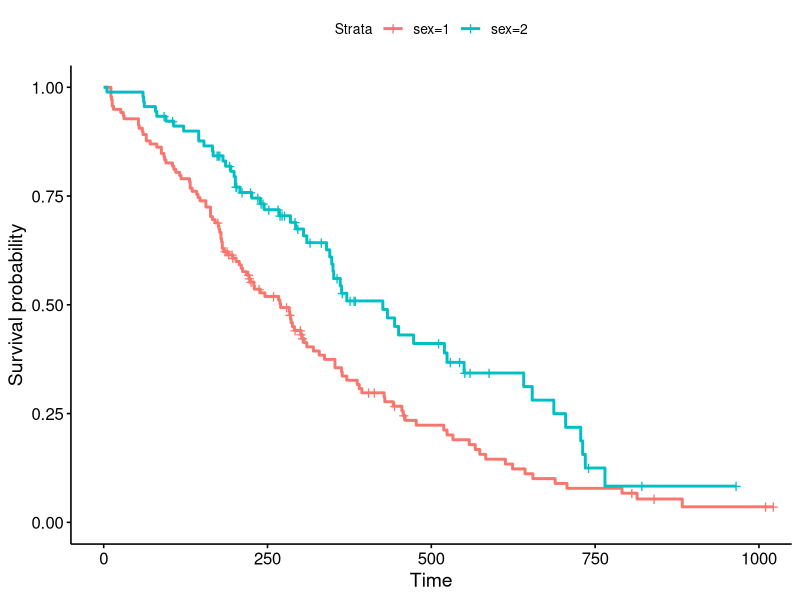
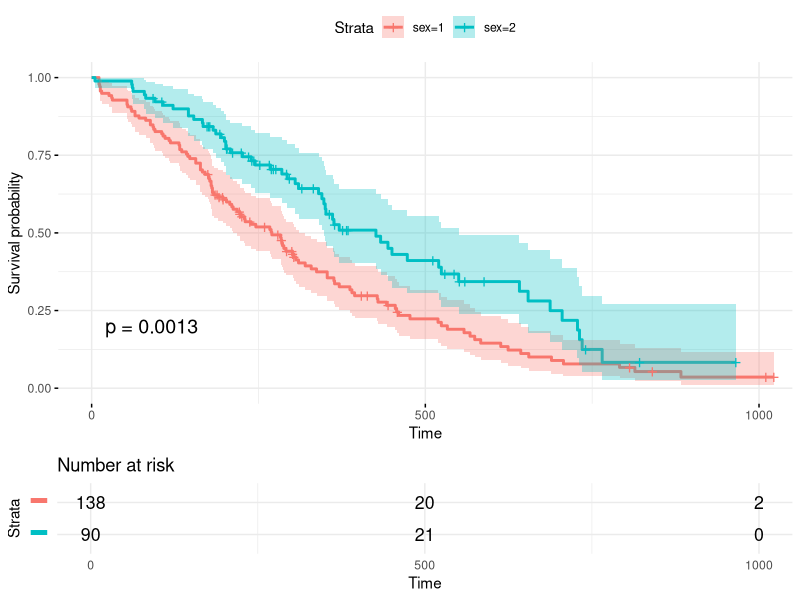
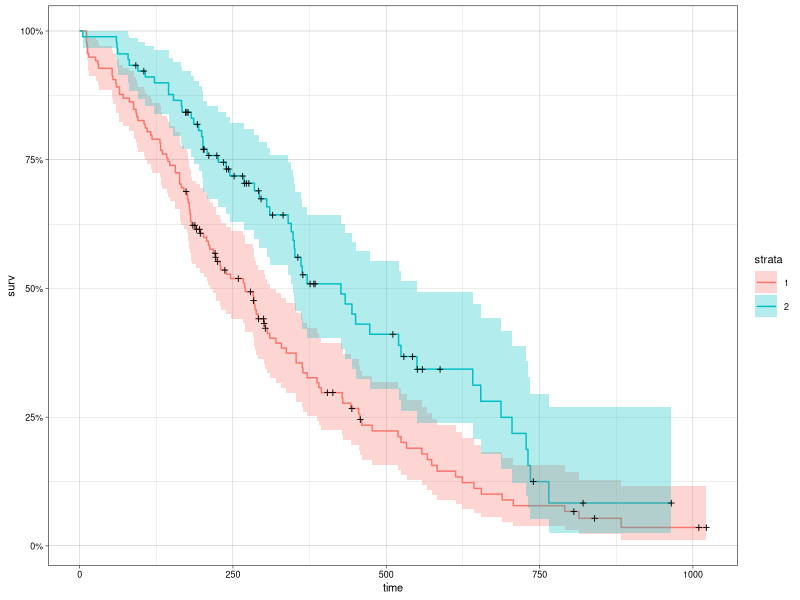
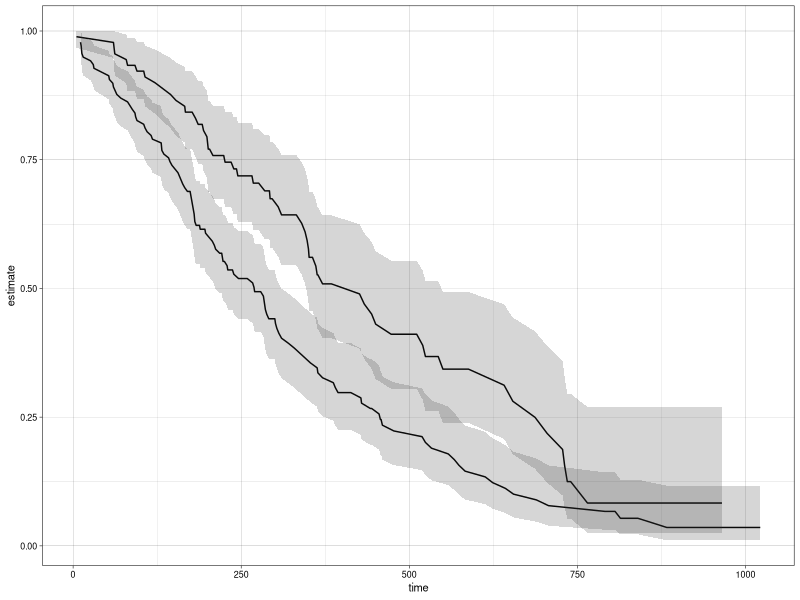
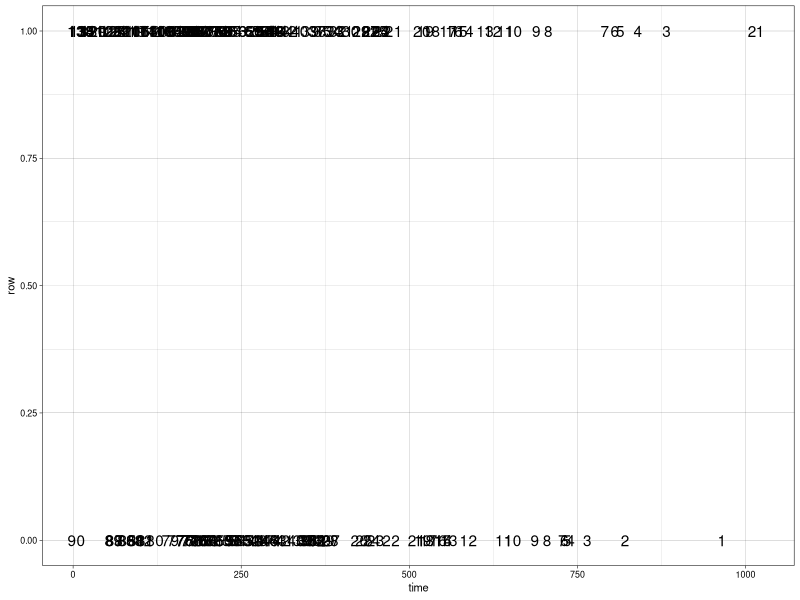
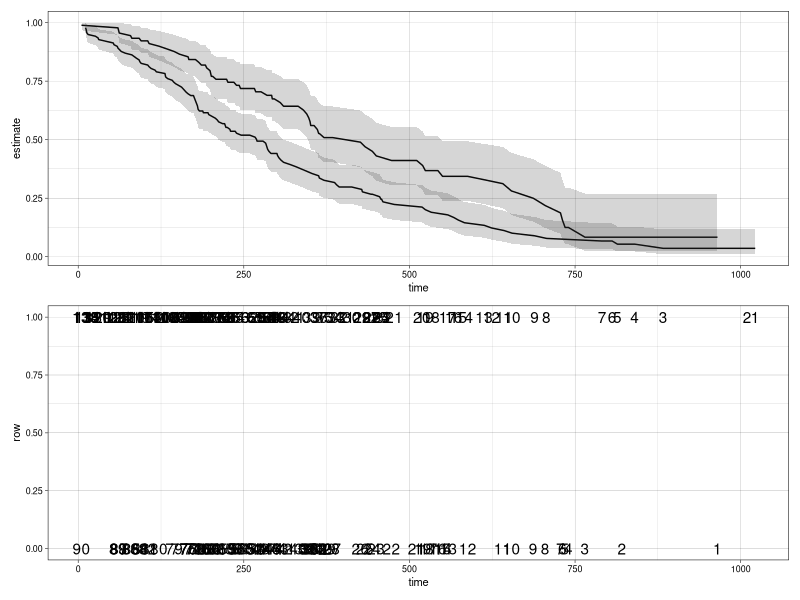
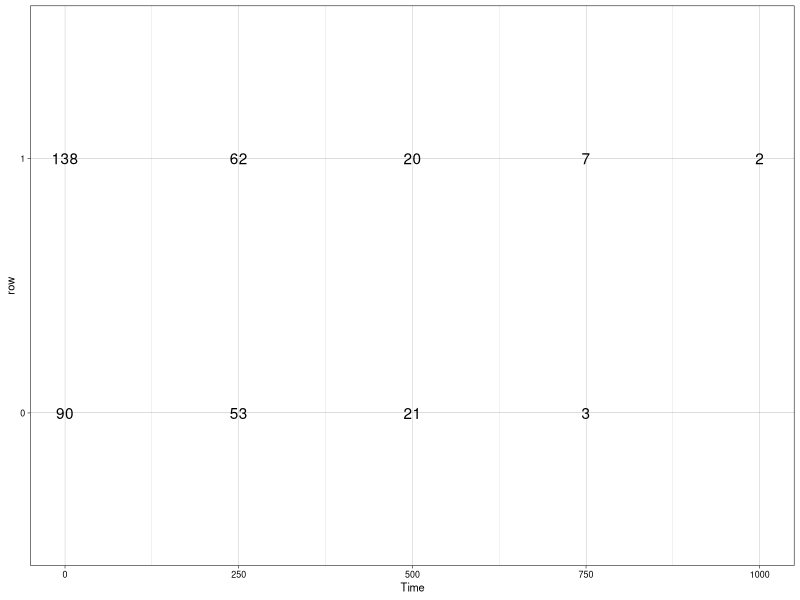
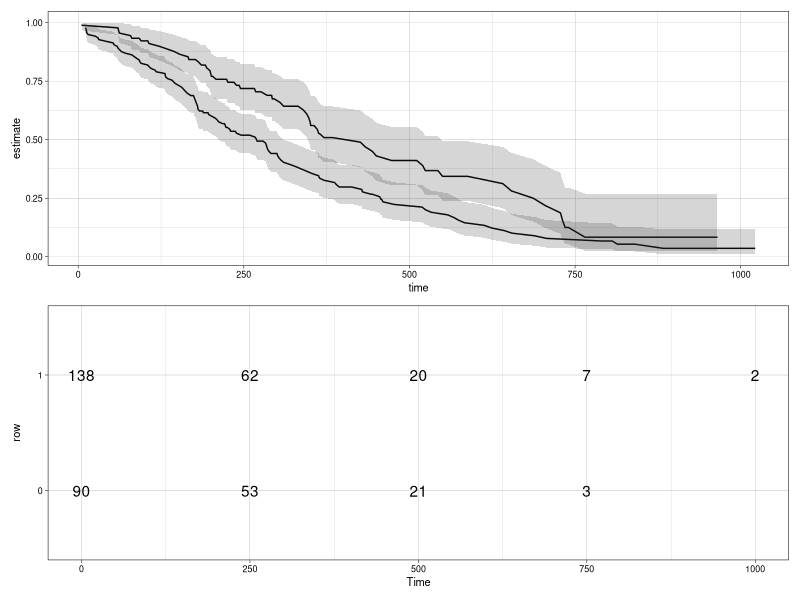

Reproduce these figures in R, in order.
## ---- chunk 1
knitr::opts_chunk$set(echo = TRUE, warning=FALSE, message=FALSE)

library(rmarkdown)
library(ggplot2)
library(dplyr)
library(tidyr)
library(readr)
library(here)
library(patchwork)
library(survminer)
library(ggfortify)
library(survival)
library(broom)

#theme_set(theme_minimal(base_size = 8))
theme_set(theme_linedraw(base_size = 8))

## ---- chunk 2
fit <- survfit(Surv(time, status) ~ sex, data = lung)
fit
## ---- chunk 3
ggsurvplot(fit, data = lung)
## ---- chunk 4
ggsurvplot(
   fit,                     # survfit object with calculated statistics.
   data = lung,  # data used to fit survival curves. 
   risk.table = TRUE,         # show risk table.
   pval = TRUE,               # show p-value of log-rank test.
   conf.int = TRUE,           # show confidence intervals for 
                              # point estimaes of survival curves.
   xlim = c(0,1000),          # present narrower X axis, but not affect
                              # survival estimates.
   break.time.by = 500,       # break X axis in time intervals by 500.
   ggtheme = theme_minimal(), # customize plot and risk table with a theme.
   risk.table.y.text.col = T, # colour risk table text annotations.
   risk.table.y.text = FALSE # show bars instead of names in text annotations
                             # in legend of risk table
)
## ---- chunk 5
autoplot(fit)
## ---- chunk 6
td <- tidy(fit)
td %>% glimpse()
## ---- chunk 7
surv_plot <- td %>% 
  ggplot(aes(time, estimate, group = strata)) + 
  geom_line() +
  geom_ribbon(aes(ymin = conf.low, ymax = conf.high), alpha = .2)

surv_plot
## ---- chunk 8
surv_tab <-
  td %>% 
  mutate(
    row = if_else(strata == "sex=1", 1, 0)  
  ) %>%
  ggplot(aes(x = time, y = row , label = n.risk)) + 
  geom_text() 

surv_tab
## ---- chunk 9
surv_plot / surv_tab
## ---- chunk 10

td

# this is the sequence
breaks <- c(0, 200, 400, 600, 800, 1000, 1200)

# filtering on the sequence
td %>%
  group_by(strata) %>%
  arrange(time) %>%
  filter(time < breaks) %>%
  slice(n()) %>%
  ungroup()
## ---- chunk 11
sumfit <- summary(fit, times=c(0, 250, 500, 750, 1000, 1250)) 

n_risk <- data_frame('Arm' = sumfit$strata,
                     'Time' =  sumfit$time,
                     'Nrisk' =   sumfit$n.risk)

labels <- data_frame ('Arm' = "Time",
                      'Time' =  sumfit$time,
                      'Nrisk' =   sumfit$time)


n_risk
## ---- chunk 12
fit
summary(fit, times=c(0, 250, 500, 750, 1000, 1250))
## ---- chunk 13
surv_tab <-
  n_risk %>% 
  mutate(
    row = factor(if_else(Arm == "sex=1", 1, 0))  
  ) %>%
  ggplot(aes(x = Time, y = row , label = Nrisk)) + 
  geom_text() 
  

surv_tab
## ---- chunk 14
surv_plot / surv_tab
## ---- chunk 15
td %>% 
  ggplot(aes(time, estimate, group = strata, colour = strata)) + 
  geom_line() 

## ---- chunk 16
td %>% 
  ggplot(aes(time, estimate, group = strata)) + 
  geom_line() +
  geom_linerange(aes(ymin = conf.low, ymax = conf.high), alpha = 0.2) 

## ---- chunk 17
td %>% 
  ggplot(aes(time, estimate, group = strata)) + 
  geom_line() +
  geom_linerange(aes(ymin = conf.low, ymax = conf.high), alpha = 0.2) +
  facet_wrap( ~ strata)

## ---- chunk 18
td %>% 
  ggplot(aes(time, estimate, group = strata)) + 
  geom_line() +
  geom_point(data = td %>% filter(n.censor > 0), aes(time, estimate), alpha = 0.5)

## ---- chunk 19
library(ggrepel)
td %>% 
  ggplot(aes(time, estimate, group = strata)) + 
  geom_line() +
  geom_text_repel(data = td %>% group_by(strata) %>% slice(n()),
    aes(label = strata),
    size = 4.5,
    point.padding = .2,
    box.padding = .3,
    force = 1,
    min.segment.length = 0
  )

## ---- chunk 20
mfit1 <- survfit(Surv(futime, death) ~ sex, data=mgus2)
mfit1 %>% 
  tidy() %>%
  ggplot(aes(time, estimate, group = strata, colour = strata)) +
  geom_line()
## ---- chunk 21
etime <- with(mgus2, ifelse(pstat==0, futime, ptime))
event <- with(mgus2, ifelse(pstat==0, 2*death, 1))
event <- factor(event, 0:2, labels=c("censor", "pcm", "death"))
mfit2 <- survfit(Surv(etime, event) ~ sex, data=mgus2)
mfit2 %>% 
  tidy() %>%
  ggplot(aes(time, estimate, group = state, colour = state)) +
  geom_line() +
  facet_wrap(~ strata)
  
## ---- chunk 22
# multi-state
fitCI <- survfit(Surv(stop, status * as.numeric(event), type = "mstate") ~ 1,
              data = mgus1, subset = (start == 0))
td_multi <- tidy(fitCI)
td_multi
## ---- chunk 23
td_multi %>%
  ggplot(aes(time, estimate, group = state, fill = state)) +
    geom_line(aes(color = state)) +
    geom_ribbon(aes(ymin = conf.low, ymax = conf.high), alpha = .25)
## ---- chunk 24
cfit <- coxph(Surv(time, status) ~ age + sex, lung)

tidy(cfit)

tidy(cfit, exponentiate = TRUE)


lp <- augment(cfit, lung)
risks <- augment(cfit, lung, type.predict = "risk")
expected <- augment(cfit, lung, type.predict = "expected")

glance(cfit)


# also works on clogit models
resp <- levels(logan$occupation)
n <- nrow(logan)
indx <- rep(1:n, length(resp))
logan2 <- data.frame(
  logan[indx,],
  id = indx,
  tocc = factor(rep(resp, each=n))
)

logan2$case <- (logan2$occupation == logan2$tocc)

cl <- clogit(case ~ tocc + tocc:education + strata(id), logan2)
tidy(cl)

glance(cl)


ggplot(lp, aes(age, .fitted, color = sex)) +
  geom_point()


ggplot(risks, aes(age, .fitted, color = sex)) +
  geom_point()


ggplot(expected, aes(time, .fitted, color = sex)) +
  geom_point()
